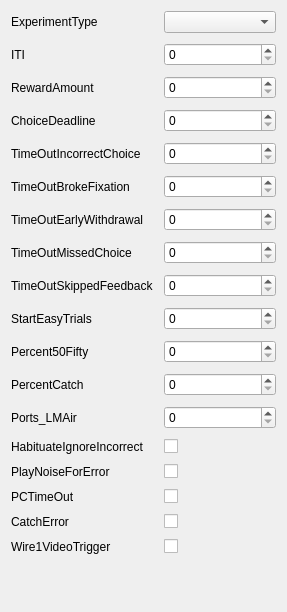
             <widget class="QWidget" name="generalScrollAreaWidgetContents">
              <property name="geometry">
               <rect>
                <x>0</x>
                <y>0</y>
                <width>287</width>
                <height>612</height>
               </rect>
              </property>
              <layout class="QGridLayout" name="gridLayout_9">
               <item row="0" column="0">
                <layout class="QFormLayout" name="generalFormLayout">
                 <property name="rowWrapPolicy">
                  <enum>QFormLayout::DontWrapRows</enum>
                 </property>
                 <property name="horizontalSpacing">
                  <number>10</number>
                 </property>
                 <property name="verticalSpacing">
                  <number>10</number>
                 </property>
                 <item row="0" column="0">
                  <widget class="QLabel" name="experimentTypeLabel">
                   <property name="text">
                    <string>ExperimentType</string>
                   </property>
                  </widget>
                 </item>
                 <item row="0" column="1">
                  <widget class="QComboBox" name="experimentTypeComboBox"/>
                 </item>
                 <item row="1" column="0">
                  <widget class="QLabel" name="iTILabel">
                   <property name="text">
                    <string>ITI</string>
                   </property>
                  </widget>
                 </item>
                 <item row="1" column="1">
                  <widget class="QSpinBox" name="iTISpinBox"/>
                 </item>
                 <item row="2" column="0">
                  <widget class="QLabel" name="rewardAmountLabel">
                   <property name="text">
                    <string>RewardAmount</string>
                   </property>
                  </widget>
                 </item>
                 <item row="2" column="1">
                  <widget class="QSpinBox" name="rewardAmountSpinBox"/>
                 </item>
                 <item row="3" column="0">
                  <widget class="QLabel" name="choiceDeadlineLabel">
                   <property name="text">
                    <string>ChoiceDeadline</string>
                   </property>
                  </widget>
                 </item>
                 <item row="3" column="1">
                  <widget class="QSpinBox" name="choiceDeadlineSpinBox"/>
                 </item>
                 <item row="4" column="0">
                  <widget class="QLabel" name="timeOutIncorrectChoiceLabel">
                   <property name="text">
                    <string>TimeOutIncorrectChoice</string>
                   </property>
                  </widget>
                 </item>
                 <item row="4" column="1">
                  <widget class="QSpinBox" name="timeOutIncorrectChoiceSpinBox"/>
                 </item>
                 <item row="5" column="0">
                  <widget class="QLabel" name="timeOutBrokeFixationLabel">
                   <property name="text">
                    <string>TimeOutBrokeFixation</string>
                   </property>
                  </widget>
                 </item>
                 <item row="5" column="1">
                  <widget class="QSpinBox" name="timeOutBrokeFixationSpinBox"/>
                 </item>
                 <item row="6" column="0">
                  <widget class="QLabel" name="timeOutEarlyWithdrawalLabel">
                   <property name="text">
                    <string>TimeOutEarlyWithdrawal</string>
                   </property>
                  </widget>
                 </item>
                 <item row="6" column="1">
                  <widget class="QSpinBox" name="timeOutEarlyWithdrawalSpinBox"/>
                 </item>
                 <item row="7" column="0">
                  <widget class="QLabel" name="timeOutMissedChoiceLabel">
                   <property name="text">
                    <string>TimeOutMissedChoice</string>
                   </property>
                  </widget>
                 </item>
                 <item row="7" column="1">
                  <widget class="QSpinBox" name="timeOutMissedChoiceSpinBox"/>
                 </item>
                 <item row="8" column="0">
                  <widget class="QLabel" name="timeOutSkippedFeedbackLabel">
                   <property name="text">
                    <string>TimeOutSkippedFeedback</string>
                   </property>
                  </widget>
                 </item>
                 <item row="8" column="1">
                  <widget class="QSpinBox" name="timeOutSkippedFeedbackSpinBox"/>
                 </item>
                 <item row="9" column="0">
                  <widget class="QLabel" name="startEasyTrialsLabel">
                   <property name="text">
                    <string>StartEasyTrials</string>
                   </property>
                  </widget>
                 </item>
                 <item row="9" column="1">
                  <widget class="QSpinBox" name="startEasyTrialsSpinBox"/>
                 </item>
                 <item row="10" column="0">
                  <widget class="QLabel" name="percent50FiftyLabel">
                   <property name="text">
                    <string>Percent50Fifty</string>
                   </property>
                  </widget>
                 </item>
                 <item row="10" column="1">
                  <widget class="QSpinBox" name="percent50FiftySpinBox"/>
                 </item>
                 <item row="11" column="0">
                  <widget class="QLabel" name="percentCatchLabel">
                   <property name="text">
                    <string>PercentCatch</string>
                   </property>
                  </widget>
                 </item>
                 <item row="11" column="1">
                  <widget class="QSpinBox" name="percentCatchSpinBox"/>
                 </item>
                 <item row="12" column="0">
                  <widget class="QLabel" name="ports_LMAirLabel">
                   <property name="text">
                    <string>Ports_LMAir</string>
                   </property>
                  </widget>
                 </item>
                 <item row="12" column="1">
                  <widget class="QSpinBox" name="ports_LMAirSpinBox"/>
                 </item>
                 <item row="13" column="0">
                  <widget class="QLabel" name="habituateIgnoreIncorrectLabel">
                   <property name="text">
                    <string>HabituateIgnoreIncorrect</string>
                   </property>
                  </widget>
                 </item>
                 <item row="13" column="1">
                  <widget class="QCheckBox" name="habituateIgnoreIncorrectCheckBox"/>
                 </item>
                 <item row="14" column="0">
                  <widget class="QLabel" name="playNoiseForErrorLabel">
                   <property name="text">
                    <string>PlayNoiseForError</string>
                   </property>
                  </widget>
                 </item>
                 <item row="14" column="1">
                  <widget class="QCheckBox" name="playNoiseForErrorCheckBox"/>
                 </item>
                 <item row="15" column="0">
                  <widget class="QLabel" name="pCTimeOutLabel">
                   <property name="text">
                    <string>PCTimeOut</string>
                   </property>
                  </widget>
                 </item>
                 <item row="15" column="1">
                  <widget class="QCheckBox" name="pCTimeOutCheckBox"/>
                 </item>
                 <item row="16" column="0">
                  <widget class="QLabel" name="catchErrorLabel">
                   <property name="text">
                    <string>CatchError</string>
                   </property>
                  </widget>
                 </item>
                 <item row="16" column="1">
                  <widget class="QCheckBox" name="catchErrorCheckBox"/>
                 </item>
                 <item row="17" column="0">
                  <widget class="QLabel" name="wire1VideoTriggerLabel">
                   <property name="text">
                    <string>Wire1VideoTrigger</string>
                   </property>
                  </widget>
                 </item>
                 <item row="17" column="1">
                  <widget class="QCheckBox" name="wire1VideoTriggerCheckBox"/>
                 </item>
                </layout>
               </item>
              </layout>
             </widget>
